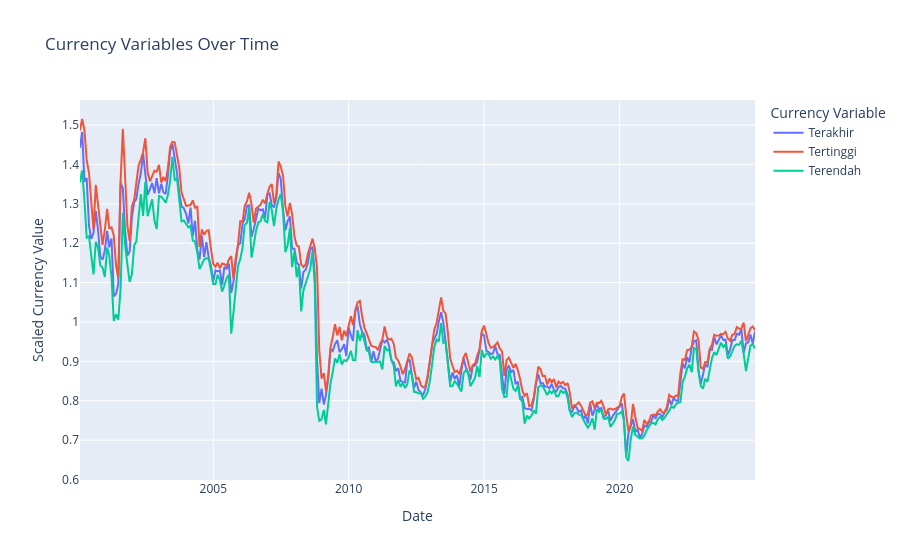
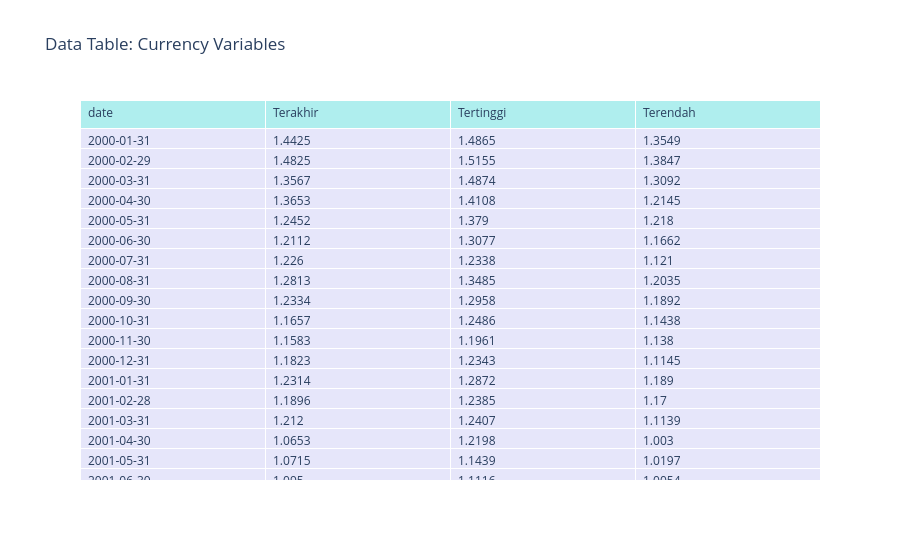

Notebook code for these charts, in order:
### Markdown cell above
### Final Dataset Visualization

### Code cell
import plotly.express as px
import plotly.graph_objects as go

fig_line = px.line(
    df_merged,
    x='date',
    y=['Terakhir', 'Tertinggi', 'Terendah'],
    title='Currency Variables Over Time',
    labels={
        "date": "Date",
        "value": "Scaled Currency Value",
        "variable": "Currency Variable"
    }
)
fig_line.update_layout(hovermode='x unified')
fig_line.show()

header_values = list(df_merged[['date', 'Terakhir', 'Tertinggi', 'Terendah']].columns)
cell_values = [
    df_merged['date'].dt.strftime('%Y-%m-%d').tolist(),  # formatted date strings
    df_merged['Terakhir'].round(8).tolist(),
    df_merged['Tertinggi'].round(8).tolist(),
    df_merged['Terendah'].round(8).tolist()
]

fig_table = go.Figure(data=[go.Table(
    header=dict(
        values=header_values,
        fill_color='paleturquoise',
        align='left'
    ),
    cells=dict(
        values=cell_values,
        fill_color='lavender',
        align='left'
    ))
])

fig_table.update_layout(title='Data Table: Currency Variables')
fig_table.show()

### Figure 1 — Plotly figure (JSON) as saved in the notebook; plotly's stock layout.template omitted (floating-point values rounded to 4 significant figures; data arrays with more than 128 entries replaced by an {"elided": "..."} marker saying what was removed)
{"data": [{"hovertemplate": "Currency Variable=Terakhir<br>Date=%{x}<br>Scaled Currency Value=%{y}<extra></extra>", "legendgroup": "Terakhir", "line": {"color": "#636efa", "dash": "solid"}, "marker": {"symbol": "circle"}, "mode": "lines", "name": "Terakhir", "orientation": "v", "showlegend": true, "type": "scatter", "x": {"elided": "300 str values"}, "xaxis": "x", "y": {"elided": "300 float values"}, "yaxis": "y"}, {"hovertemplate": "Currency Variable=Tertinggi<br>Date=%{x}<br>Scaled Currency Value=%{y}<extra></extra>", "legendgroup": "Tertinggi", "line": {"color": "#EF553B", "dash": "solid"}, "marker": {"symbol": "circle"}, "mode": "lines", "name": "Tertinggi", "orientation": "v", "showlegend": true, "type": "scatter", "x": {"elided": "300 str values"}, "xaxis": "x", "y": {"elided": "300 float values"}, "yaxis": "y"}, {"hovertemplate": "Currency Variable=Terendah<br>Date=%{x}<br>Scaled Currency Value=%{y}<extra></extra>", "legendgroup": "Terendah", "line": {"color": "#00cc96", "dash": "solid"}, "marker": {"symbol": "circle"}, "mode": "lines", "name": "Terendah", "orientation": "v", "showlegend": true, "type": "scatter", "x": {"elided": "300 str values"}, "xaxis": "x", "y": {"elided": "300 float values"}, "yaxis": "y"}], "layout": {"hovermode": "x unified", "legend": {"title": {"text": "Currency Variable"}, "tracegroupgap": 0}, "title": {"text": "Currency Variables Over Time"}, "xaxis": {"anchor": "y", "domain": [0, 1], "title": {"text": "Date"}}, "yaxis": {"anchor": "x", "domain": [0, 1], "title": {"text": "Scaled Currency Value"}}}}

### Figure 2 — Plotly figure (JSON) as saved in the notebook; plotly's stock layout.template omitted (floating-point values rounded to 4 significant figures; data arrays with more than 128 entries replaced by an {"elided": "..."} marker saying what was removed)
{"data": [{"cells": {"align": "left", "fill": {"color": "lavender"}, "values": {"elided": "4x300 mixed values"}}, "header": {"align": "left", "fill": {"color": "paleturquoise"}, "values": ["date", "Terakhir", "Tertinggi", "Terendah"]}, "type": "table"}], "layout": {"title": {"text": "Data Table: Currency Variables"}}}
